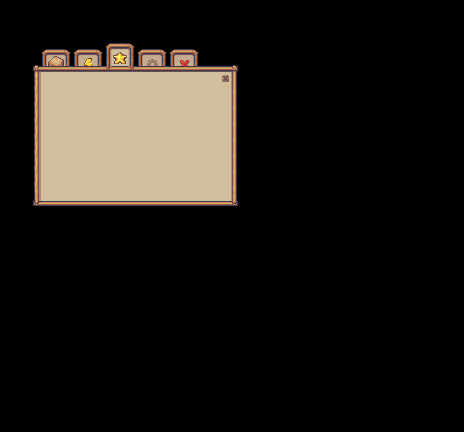

Tiled map render using the project's own tile images. Description and the map definition, with tile-layer contents summarised, below:
An orthogonal 29x27 tile map with 16x16 px tiles, 12 tile layers (back_forth, back_third, back_second, back_first, ...), 2 tilesets.

<map version="1.10" tiledversion="1.12.1" orientation="orthogonal" renderorder="right-down" width="29" height="27" tilewidth="16" tileheight="16" infinite="0" nextlayerid="36" nextobjectid="1">
 <tileset firstgid="1" source="Modern_UI_Style_1.tsx" />
 <tileset firstgid="2624" source="inventory_help.tsx" />
 <layer id="35" name="back_forth" width="29" height="27">
  <data>[783 cells, 3 non-empty, 3 distinct tile ids]</data>
 </layer>
 <layer id="5" name="back_third" width="29" height="27">
  <data>[783 cells, 6 non-empty, 3 distinct tile ids]</data>
 </layer>
 <layer id="4" name="back_second" width="29" height="27">
  <data>[783 cells, 0 non-empty, 0 distinct tile ids]</data>
 </layer>
 <layer id="3" name="back_first" width="29" height="27">
  <data>[783 cells, 3 non-empty, 3 distinct tile ids]</data>
 </layer>
 <layer id="9" name="back" width="29" height="27">
  <data>[783 cells, 9 non-empty, 5 distinct tile ids]</data>
 </layer>
 <layer id="12" name="back_obj" width="29" height="27" offsetx="0" offsety="8">
  <data>[783 cells, 4 non-empty, 4 distinct tile ids]</data>
 </layer>
 <layer id="10" name="back2" width="29" height="27">
  <data>[783 cells, 6 non-empty, 2 distinct tile ids]</data>
 </layer>
 <layer id="1" name="floor" width="29" height="27">
  <data>[783 cells, 117 non-empty, 10 distinct tile ids]</data>
 </layer>
 <layer id="2" name="first_blank" width="29" height="27" offsetx="0" offsety="2">
  <data>[783 cells, 8 non-empty, 8 distinct tile ids]</data>
 </layer>
 <layer id="11" name="first_blank_obj" width="29" height="27" offsetx="0" offsety="2">
  <data>[783 cells, 1 non-empty, 1 distinct tile ids]</data>
 </layer>
 <layer id="21" name="deco" width="29" height="27" offsetx="-6" offsety="7">
  <data>[783 cells, 1 non-empty, 1 distinct tile ids]</data>
 </layer>
 <layer id="20" name="deco" width="29" height="27" offsetx="-6" offsety="6">
  <data>[783 cells, 1 non-empty, 1 distinct tile ids]</data>
 </layer>
</map>
